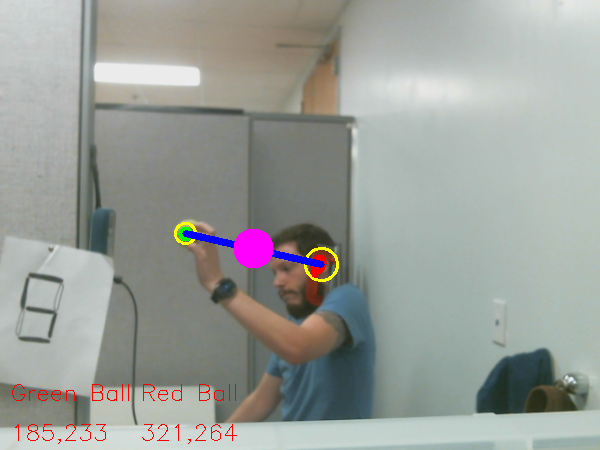
#> input picture Roberto-2017/ComputerVisionPython/test.png, 600 x 450 px, given in place of buoyBoth.jpeg, which was not available
$ python singleImage.py
#> lines starting #> are read from the running program, lines starting #| are printed output that depends on the picture; after the words box and inside, x2 and y2 are one past the last pixel; in counts of white or black regions, pixels touching at a corner belong together; pictures that were not available may be replaced by others from this repository, and a replacement may not be noted
# Written by Nicholas Gibson on 2/22/18

# import the necessary packages
from collections import deque
import numpy as np
import argparse
import imutils
import cv2

# construct the argument parse and parse the arguments
ap = argparse.ArgumentParser()
ap.add_argument("-v", "--video", help="path to the (optional) video file")
ap.add_argument("-b", "--buffer", type=int, default=64, help="max buffer size")
args = vars(ap.parse_args())

# ([0-180]H, [0-255]S, [0-255]V)
# define the lower and upper boundaries of the "green"
# ball in the HSV color space, then initialize the
# list of tracked points
greenLower = np.array([70, 0, 0])
greenUpper = np.array([90, 255, 255])

# lower mask (0-10) for Red
lower_redA = np.array([0, 50, 70])
upper_redA = np.array([15, 255, 200])


# upper mask (170-180) Red
lower_redB = np.array([165, 50, 70])
upper_redB = np.array([180, 255, 255])

ptsRed = deque(maxlen=args["buffer"])
ptsGreen = deque(maxlen=args["buffer"])

frame = cv2.imread('images/buoyBoth.jpeg')
#> frame is the input picture: shape (450, 600, 3); mean B, G, R 153.4, 158.1, 154.7


# resize the frame, blur it, and convert it to the HSV color space
frame = imutils.resize(frame, width=600)

# blurred = cv2.GaussianBlur(frame, (11, 11), 0)
hsv = cv2.cvtColor(frame, cv2.COLOR_BGR2HSV)
#> hsv: shape (450, 600, 3); mean H, S, V 60.2, 26.4, 163.1

# construct a mask for the color "green", then perform
# a series of dilations and erosions to remove any small
# blobs left in the mask
maskGreen = cv2.inRange(hsv, greenLower, greenUpper)
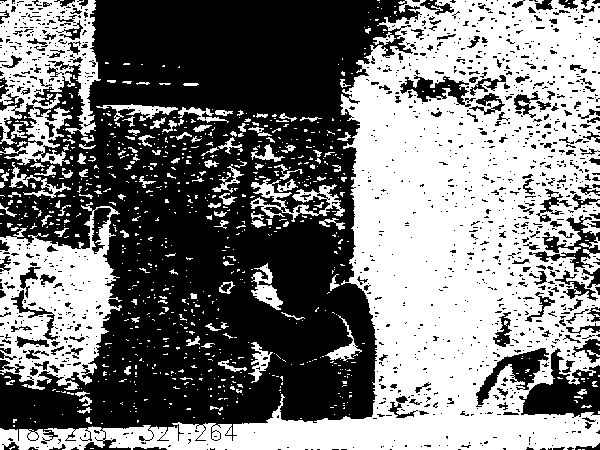
#> maskGreen: shape (450, 600); 48.4% white; 842 white regions (716 under 20 px), largest, box (x1, y1, x2, y2) and area: (0, 0, 600, 450) 96381, (0, 202, 122, 390) 12387, (0, 0, 101, 166) 9378
maskGreen = cv2.erode(maskGreen, None, iterations=2)
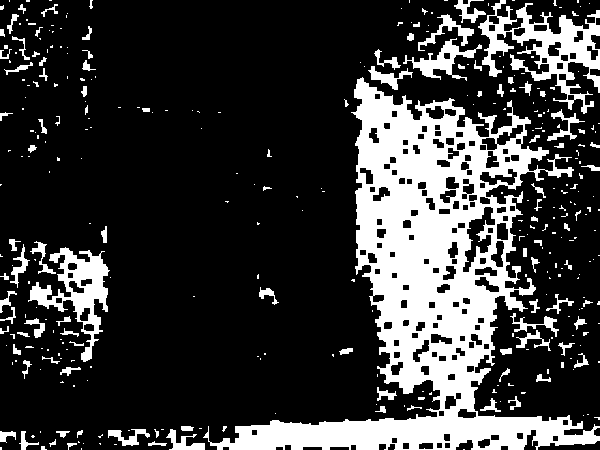
#> maskGreen: shape (450, 600); 22.5% white; 343 white regions (240 under 20 px), largest, box (x1, y1, x2, y2) and area: (203, 77, 600, 450) 43204, (478, 0, 600, 114) 4663, (28, 247, 110, 362) 3035
maskGreen = cv2.dilate(maskGreen, None, iterations=2)
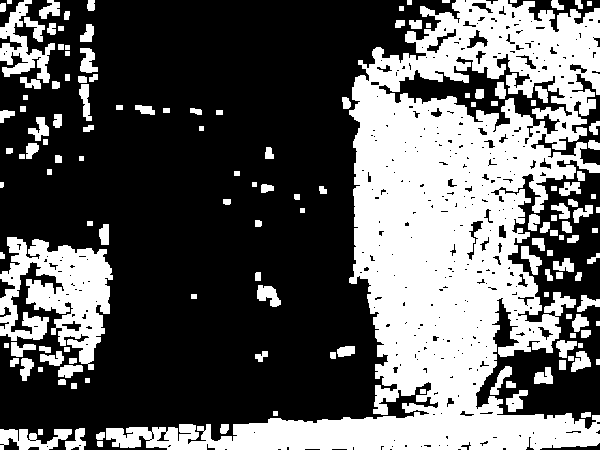
#> maskGreen: shape (450, 600); 37.5% white; 143 white regions, largest, box (x1, y1, x2, y2) and area: (106, 0, 600, 450) 78336, (0, 237, 113, 370) 8240, (0, 0, 55, 83) 1738

mask0 = cv2.inRange(hsv, lower_redA, upper_redA)
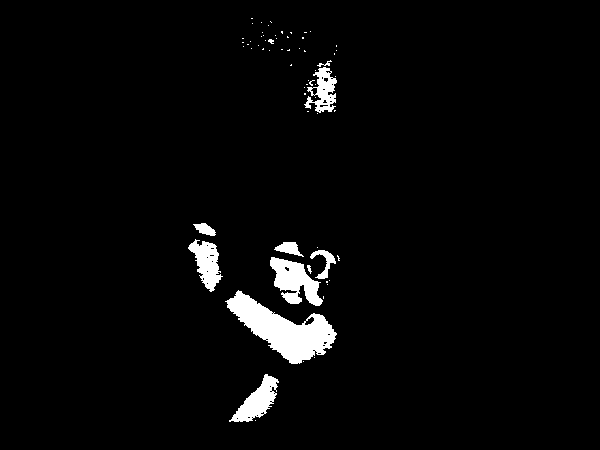
#> mask0: shape (450, 600); 3.2% white; 66 white regions (55 under 20 px), largest, box (x1, y1, x2, y2) and area: (225, 290, 337, 364) 3535, (270, 257, 323, 306) 1420, (229, 374, 279, 422) 1050
mask1 = cv2.inRange(hsv, lower_redA, upper_redA)

# join my masks
maskRed = mask0 + mask1

maskRed = cv2.erode(maskRed, None, iterations=2)
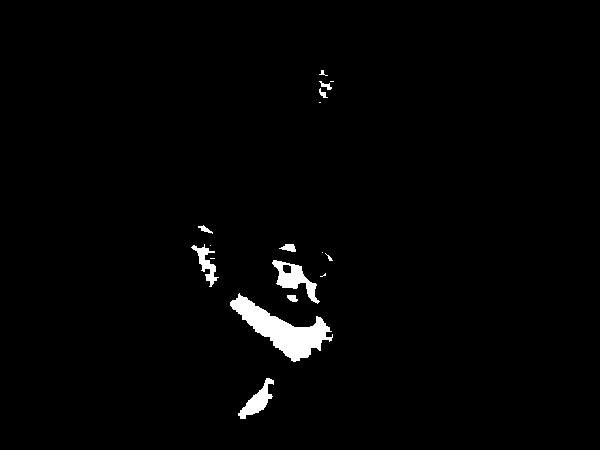
#> maskRed: shape (450, 600); values 0 (black) and 254 (white), 1.7% white; 17 white regions (6 under 20 px), largest, box (x1, y1, x2, y2) and area: (230, 293, 333, 362) 2597, (272, 260, 320, 304) 758, (238, 378, 274, 419) 560
maskRed = cv2.dilate(maskRed, None, iterations=2)
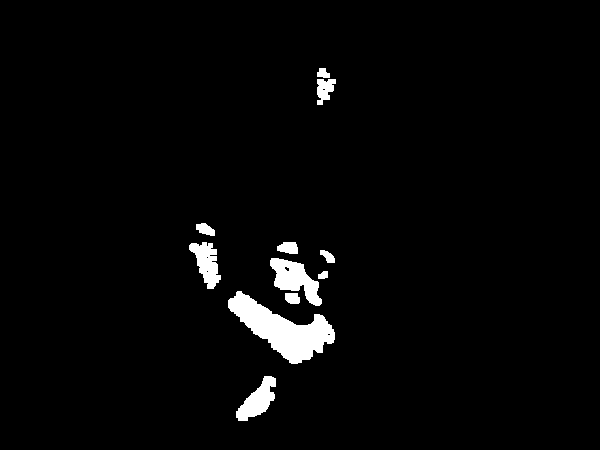
#> maskRed: shape (450, 600); values 0 (black) and 254 (white), 2.8% white; 11 white regions

# find contours in the mask and initialize the current
# (x, y) center of the ball
cntsGreen = cv2.findContours(maskGreen.copy(), cv2.RETR_EXTERNAL,cv2.CHAIN_APPROX_SIMPLE)[-2]
#> cntsGreen = 136 contours, 26 with area under 20; largest, box (x1, y1, x2, y2) and area: (106, 0, 600, 450) 83813, (0, 237, 113, 370) 7794, (0, 0, 55, 83) 1484, (0, 429, 72, 450) 758, (257, 285, 281, 307) 285

cntsRed = cv2.findContours(maskRed.copy(), cv2.RETR_EXTERNAL, cv2.CHAIN_APPROX_SIMPLE)[-2]
#> cntsRed = 11 contours; largest, box (x1, y1, x2, y2) and area: (228, 291, 335, 364) 3246, (270, 258, 322, 306) 1160, (236, 376, 276, 421) 838, (189, 242, 221, 289) 752, (317, 79, 336, 105) 283

centerRed = None
centerGreen = None

# only proceed if at least one contour was found
if len(cntsGreen) > 0:
    # find the largest contour in the mask, then use
    # it to compute the minimum enclosing circle and
    # centroid
    cGreen = max(cntsGreen, key=cv2.contourArea)
#> cGreen = contour of 1769 points, box (x1, y1, x2, y2) (106, 0, 600, 450), area 83813
    ((xGreen, yGreen), radiusGreen) = cv2.minEnclosingCircle(cGreen)
#> xGreen = 355.5; yGreen = 227; radiusGreen = 327.5
    MGreen = cv2.moments(cGreen)
#> MGreen = moments, m00 83813, centre m10/m00, m01/m00 = (449.2, 227.9)
    centerGreen = (int(MGreen["m10"] / MGreen["m00"]), int(MGreen["m01"] / MGreen["m00"]))
#> centerGreen = (449, 227)

    # only proceed if the radius meets a minimum size
    if radiusGreen > 10:
        # draw the circle and centroid on the frame,
        # then update the list of tracked points
        cv2.circle(frame, (int(xGreen), int(yGreen)), int(radiusGreen),
                   (0, 255, 255), 2)
        cv2.circle(frame, centerGreen, 5, (0, 255, 0), -1)
#> frame: shape (450, 600, 3); mean B, G, R 152.4, 158.6, 155.2
    else:
        xGreen = 0
        yGreen = 0

# only proceed if at least one contour was found
if len(cntsRed) > 0:
    # find the largest contour in the mask, then use
    # it to compute the minimum enclosing circle and
    # centroid
    cRed = max(cntsRed, key=cv2.contourArea)
#> cRed = contour of 164 points, box (x1, y1, x2, y2) (228, 291, 335, 364), area 3246
    ((xRed, yRed), radiusRed) = cv2.minEnclosingCircle(cRed)
#> xRed = 280.5; yRed = 321; radiusRed = 56.54
    MRed = cv2.moments(cRed)
#> MRed = moments, m00 3245.5, centre m10/m00, m01/m00 = (282.6, 329.2)
    centerRed = (int(MRed["m10"] / MRed["m00"]), int(MRed["m01"] / MRed["m00"]))
#> centerRed = (282, 329)

    # only proceed if the radius meets a minimum size
    if radiusRed > 10:
        # draw the circle and centroid on the frame,
        # then update the list of tracked points
        cv2.circle(frame, (int(xRed), int(yRed)), int(radiusRed), (0, 255, 255), 2)
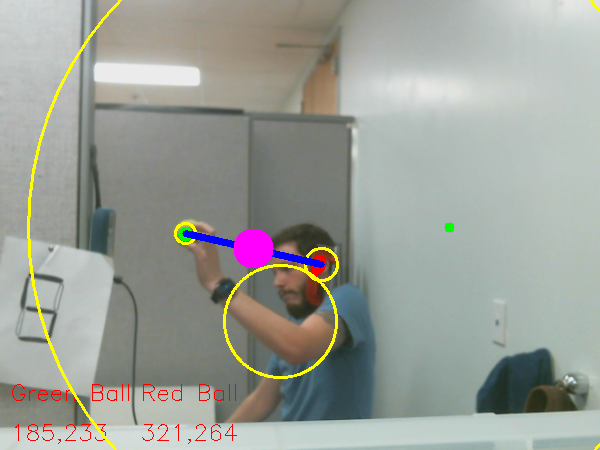
#> frame: shape (450, 600, 3); mean B, G, R 152.1, 159.2, 155.7
        cv2.circle(frame, centerRed, 5, (0, 0, 255), -1)
#> frame: shape (450, 600, 3); 0.03% of pixels changed, all inside (x1, y1, x2, y2) = (277, 324, 288, 335)
    else:
        xRed = 0
        yRed = 0

# show the frame to our screen
cv2.imshow("Frame", frame)
cv2.imwrite("NewImage.jpg", frame)

$ run again, on Roberto-2017/ComputerVisionPython/Pic/roboBoat0.jpg
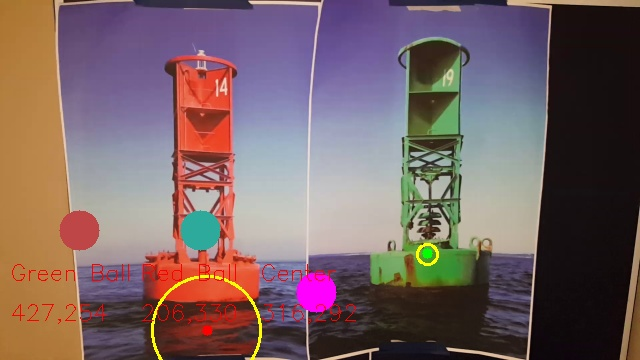
#> input picture Roberto-2017/ComputerVisionPython/Pic/roboBoat0.jpg, 640 x 360 px, given in place of buoyBoth.jpeg, which was not available
#> frame is the input picture: shape (360, 640, 3); mean B, G, R 99.3, 98.5, 119.8
#> hsv: shape (337, 600, 3); mean H, S, V 74.9, 93.7, 131.8
#> `maskGreen = cv2.inRange(hsv, greenLower, greenUpper)`:
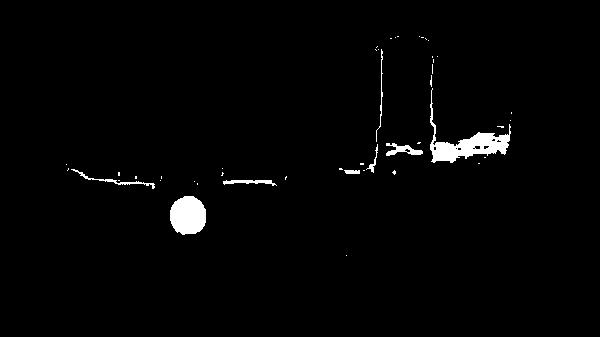
#> maskGreen: shape (337, 600); 1.8% white; 46 white regions (38 under 20 px), largest, box (x1, y1, x2, y2) and area: (430, 88, 511, 163) 1499, (170, 196, 206, 235) 1129, (386, 143, 423, 156) 227
#> mask0: shape (337, 600); 7.4% white; 258 white regions (212 under 20 px), largest, box (x1, y1, x2, y2) and area: (145, 279, 241, 334) 4006, (6, 115, 94, 309) 2978, (157, 56, 218, 227) 1594
#> cntsGreen = 4 contours; box (x1, y1, x2, y2) and area: (432, 133, 510, 161) 1176, (170, 196, 206, 234) 1070, (396, 146, 405, 152) 40, (411, 150, 421, 155) 36
#> cntsRed = 31 contours, 6 with area under 20; largest, box (x1, y1, x2, y2) and area: (148, 281, 240, 333) 3397, (55, 197, 93, 231) 706, (174, 101, 216, 124) 631, (170, 141, 215, 160) 450, (45, 148, 61, 183) 234
#> cGreen = contour of 74 points, box (x1, y1, x2, y2) (432, 133, 510, 161), area 1176
#> xGreen = 471; yGreen = 147.5; radiusGreen = 40
#> MGreen = moments, m00 1176.5, centre m10/m00, m01/m00 = (470.4, 146.8)
#> centerGreen = (470, 146)
#> cRed = contour of 98 points, box (x1, y1, x2, y2) (148, 281, 240, 333), area 3397
#> xRed = 194; yRed = 310; radiusRed = 48.1
#> MRed = moments, m00 3397, centre m10/m00, m01/m00 = (195.3, 308.3)
#> centerRed = (195, 308)
#> `cv2.circle(frame, (int(xRed), int(yRed)), int(radiusRed), (0, 255, 255..`:
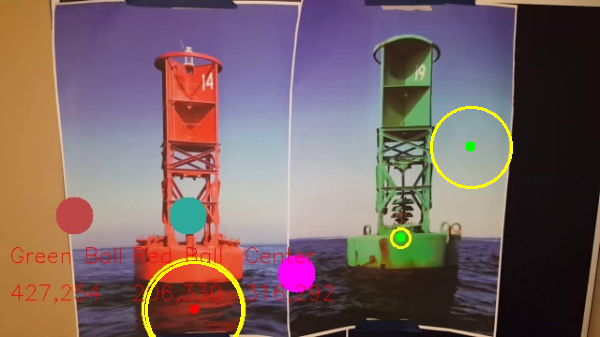
#> frame: shape (337, 600, 3); mean B, G, R 98.6, 99.4, 120.4
